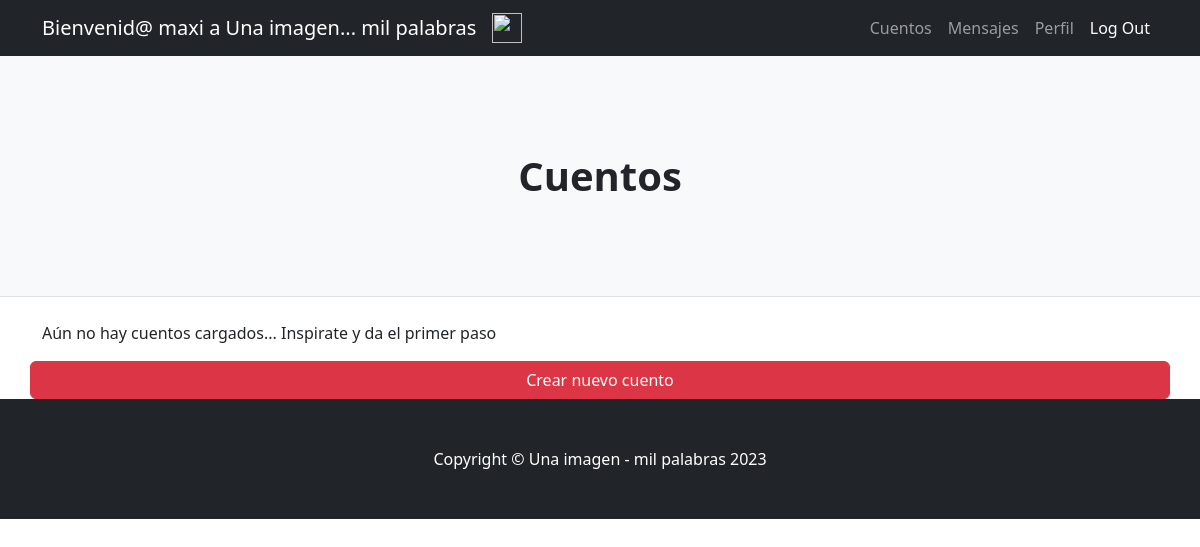
/AppCuentos/ (signed in), run on an earlier commit of the app's database.
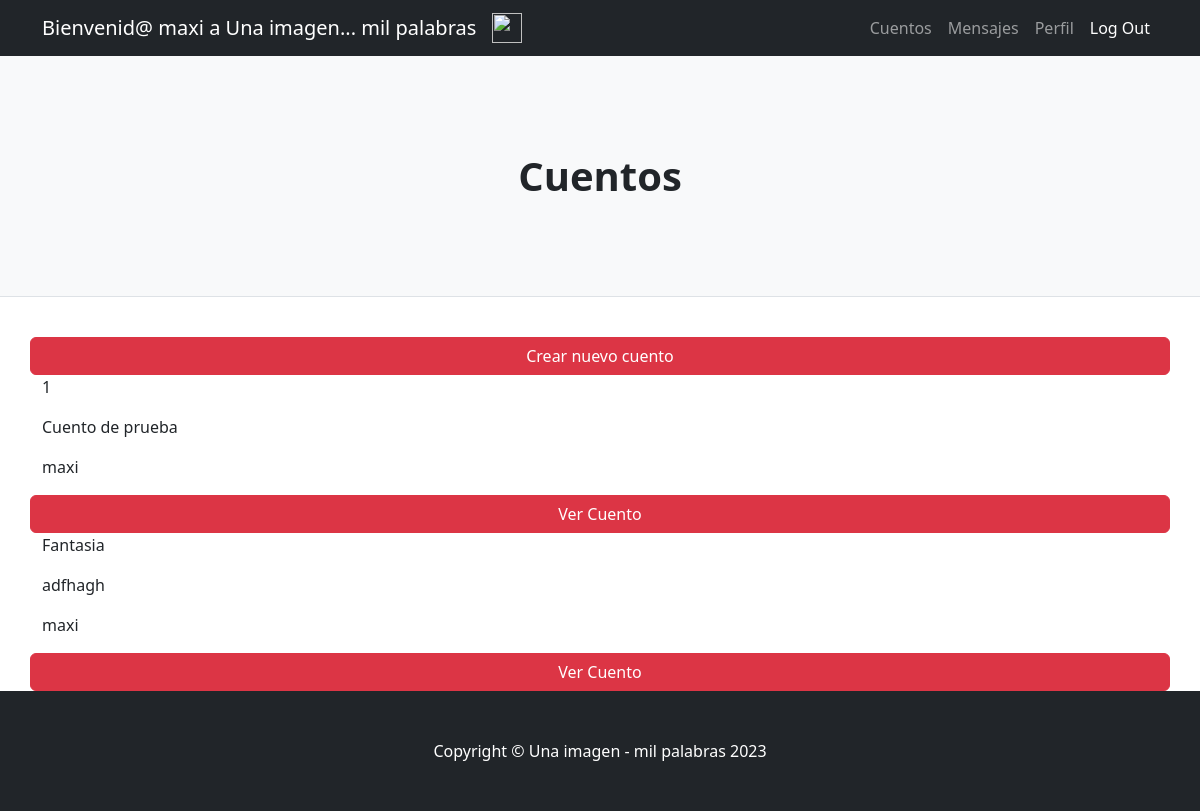
And on a later commit of the database.
### AppCuentos/models.py (models this page shows, shortened)
class Cuento(models.Model):
    fecha=models.DateField()
    categoria=models.CharField(max_length=20)
    titulo=models.CharField(max_length=50, unique=True)
    subtitulo=models.CharField(max_length=100)
    cuerpo=models.CharField(max_length=100000)
    autor=models.ForeignKey(User, on_delete=models.CASCADE)
    foto=models.ImageField(upload_to="fotos") #Hay que ponerlo en la carpeta media como el de avatars

### AppCuentos/views.py (the view)
# urls.py: path("", inicioCuentos, name="inicioCuentos"),
def inicioCuentos(request):
    cuentos=Cuento.objects.all()
    if len(cuentos)==0:
        mensaje="Aún no hay cuentos cargados... Inspirate y da el primer paso"
    else:
        mensaje=''
    return render(request,"AppCuentos/inicioCuentos.html", {'cuentos':cuentos,'mensaje':mensaje})

### AppCuentos/templates/AppCuentos/inicioCuentos.html
{% extends "AppUsuarios/padre.html" %}
{% load static %}
{% block titulo %}
<h1 class="fw-bolder">Cuentos</h1>
{% endblock %}
{% block cuerpo %}
<body>
    <p> {{ mensaje }} </p>
    <a class="btn btn-danger" href="{% url 'nuevoCuento' %}">Crear nuevo cuento </a>
    {% for cuento in cuentos %}
    <p>{{ cuento.categoria }}</p>
    <p>{{ cuento.titulo }}</p>
    <p>{{ cuento.autor }}</p>
    <a class="btn btn-danger" href="{% url 'verCuento'  cuento.id  %}">Ver Cuento </a>
    {% endfor %}
</body>
{% endblock %}

What changed in the data, as far as the page shows it:
added Cuento: categoria "1", titulo "Cuento de prueba", autor "maxi"
added Cuento: categoria "Fantasia", titulo "adfhagh", autor "maxi"
Also different on the page:
{{ mensaje }}: "Aún no hay cuentos cargados... Inspirate y da el primer paso" → (not shown)
